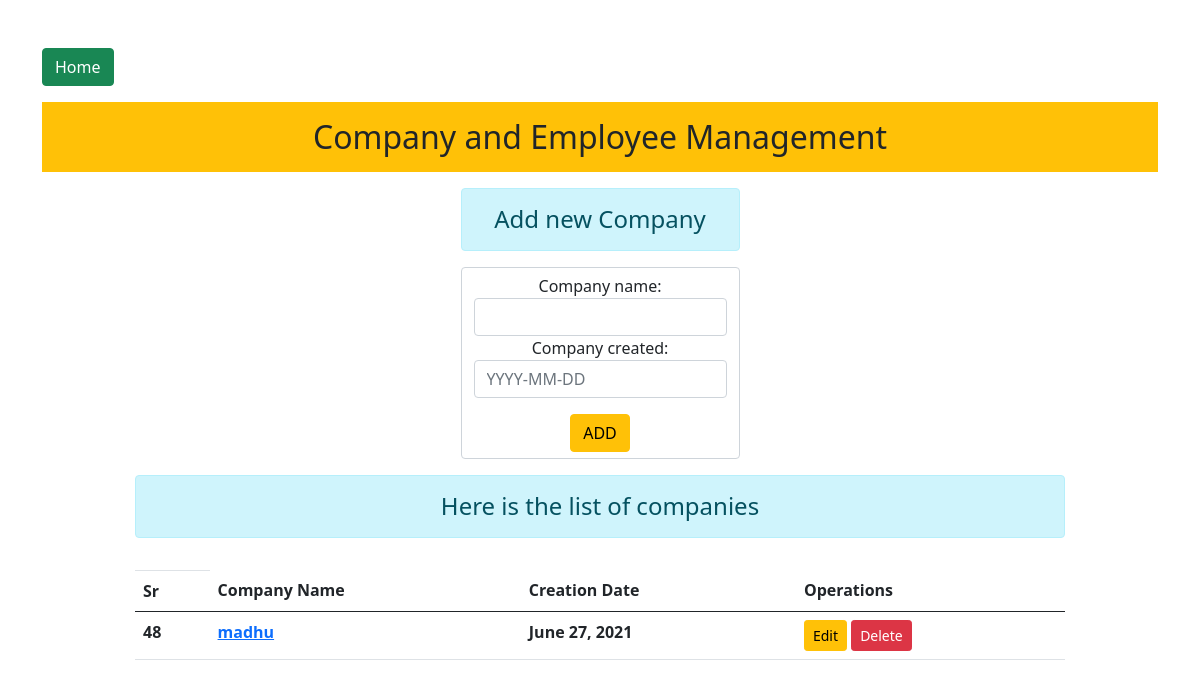
The app's page /, older data.
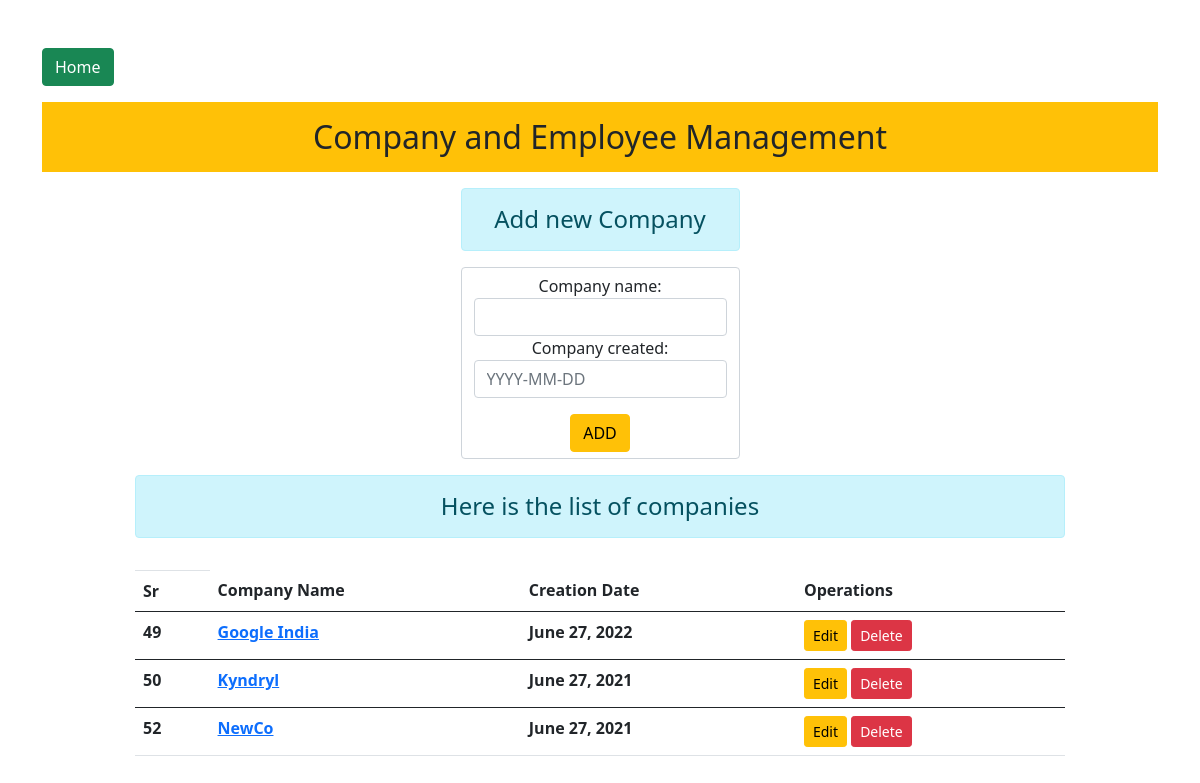
The same page, newer data.
### empman/models.py (models this page shows)
class companyModel(models.Model): #this is the company model
    company_name = models.CharField(max_length=100,blank=False)
    company_created = models.DateField(blank=False)

### empman/views.py (the view)
# urls.py: path('',views.companyShowView,name='index'),
def companyShowView(request):
    if request.method == 'POST':
        form = companyForm(request.POST)
        if form.is_valid():
            form.save()
            form = companyForm() #to refresh and show blank form after the sumbit
    else:
        form = companyForm()
    comp = companyModel.objects.all()
    return render(request,'empman/companyshow.html',{'form':form,'comp':comp})

### empman/forms.py
class companyForm(forms.ModelForm):
    class Meta:
        model = companyModel
        fields = ['company_name','company_created'] #getting the fileds from the company model
        widgets = {
            'company_name' : forms.TextInput(attrs={'class':'form-control '}), #bootstrap class
            'company_created':forms.TextInput(attrs={'class':'form-control','placeholder':'YYYY-MM-DD'}) #bootstrap class
        }

### empman/templates/empman/companyshow.html (shortened to what this page needs)
{% extends 'empman/base.html' %}
{% block content %}
<center>
<div class="col-sm-3">
    <h4 class="alert alert-info">Add new Company</h4>
    <form class="form-control" method="POST">
    {{ form }}
    <input type="submit" class="btn btn-warning" value="ADD" id="add">
</form>
</div>
<div class="col-sm-10">
    <h4 class="alert alert-info">Here is the list of companies</h4>
    <table class="table table-hover">
        <th class="thead-dark">
        <tr>
            <th scope="col">Sr</th>
            <th scope="col">Company Name</th>
            <th scope="col">Creation Date</th>
            <th scope="col">Operations</th>
        </tr>
        </th>
        <tbody>
          {% for comps in comp %}
          <tr>
            <th scope="col">{{comps.id}}</th>
            <th scope="col"><a href="{% url 'showemp' comps.id %}">{{comps.company_name}}</a></th>
            <th scope="col">{{comps.company_created}}</th>
            <td>
                <a href="{% url 'editcomp' comps.id %}" class="btn btn-warning btn-sm">Edit</a>
                <form action="{% url 'deletecomp' comps.id %}" method="POST" class="d-inline">
                    <input type="submit" value="Delete" class="btn btn-danger btn-sm">
                </form>
            </td>
          </tr>
        </tbody>
        {% endfor %}
</div>
</center>
{% endblock content %}

Row changes from the older to the newer data that the page shows:
removed companyModel: id "48", company_name "madhu", company_created "June 27, 2021"
added companyModel: id "49", company_name "Google India", company_created "June 27, 2022"
added companyModel: id "50", company_name "Kyndryl", company_created "June 27, 2021"
added companyModel: id "52", company_name "NewCo", company_created "June 27, 2021"
